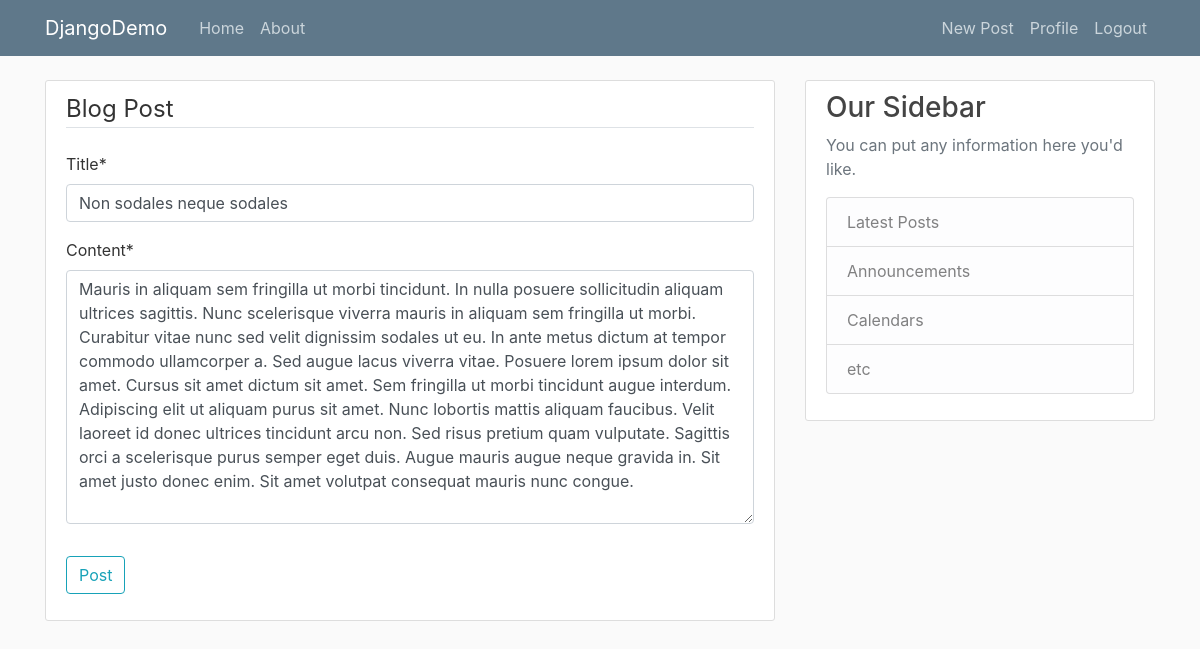
Screenshot of /post/34/update (signed in) with the database file from the repository.
### blog/models.py (models this page shows, shortened)
class Post(models.Model):
    title = models.CharField(max_length=100)
    content = models.TextField()
    date_posted = models.DateTimeField(default=timezone.now)
    author = models.ForeignKey(User, on_delete=models.CASCADE)

### blog/views.py (the view, shortened to what this page needs)
# urls.py: path('post/<int:pk>/update', PostUpdateView.as_view(), name='post_update'),
class PostUpdateView(LoginRequiredMixin, UserPassesTestMixin, UpdateView):
    model = Post
    fields = ['title', 'content']
    def test_func(self):
        post = self.get_object()
        return post.author == self.request.user

### blog/templates/blog/post_form.html (shortened to what this page needs)
{% extends "blog/base.html" %}
{% load crispy_forms_tags %}
{% block content %}
    <div class="content-section">
        <form method="POST">
            <fieldset class="form-group">
                <legend class="border-bottom mb-4">Blog Post</legend>
                {{ form|crispy }}
            </fieldset>
            <div class="form-group">
                <button class="btn btn-outline-info" type="submit">Post</button>
            </div>
        </form>
    </div>
{% endblock content %}

### blog/static/blog/main.css (style rules this page uses)
body { background: #fafafa; color: #333333; margin-top: 5rem; }
.content-section { background: #ffffff; padding: 10px 20px; border: 1px solid #dddddd; border-radius: 3px; margin-bottom: 20px; }

### rows the page displays
Post: title "Non sodales neque sodales", content "Mauris in aliquam sem fringilla ut morbi tincidunt. In nulla posuere sollicitudin aliquam ultrices sagittis. Nunc scelerisque viverra mauris in aliquam sem fringilla ut morbi. Curabitur vitae nunc sed velit dignissim sodales ut eu. In ante metus dictum at tempor commodo ullamcorper a. Sed augue lacus viverra vitae. Posuere lorem ipsum dolor sit amet. Cursus sit amet dictum sit amet. Sem fringilla ut morbi tincidunt augue interdum. Adipiscing elit ut aliquam purus sit amet. Nunc lobortis mattis aliquam faucibus. Velit laoreet id donec ultrices tincidunt arcu non. Sed risus pretium quam vulputate. Sagittis orci a scelerisque purus semper eget duis. Augue mauris augue neque gravida in. Sit…"
